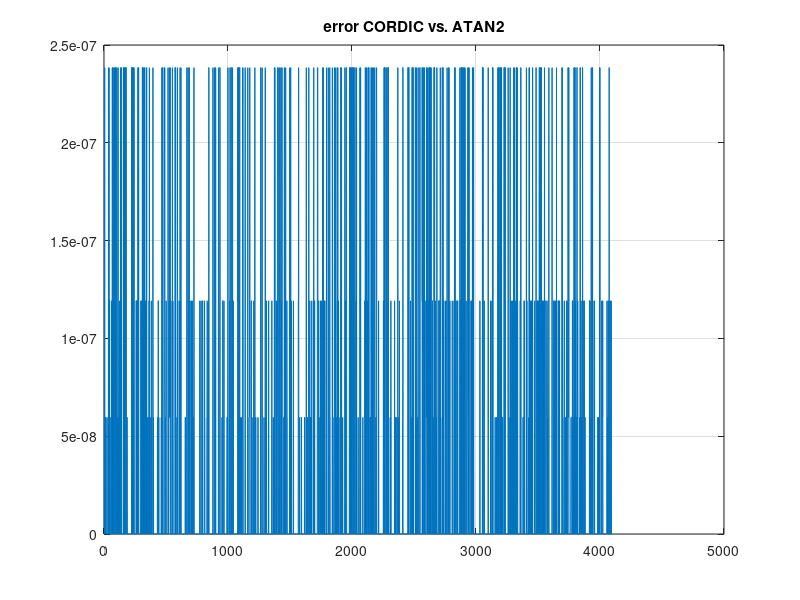
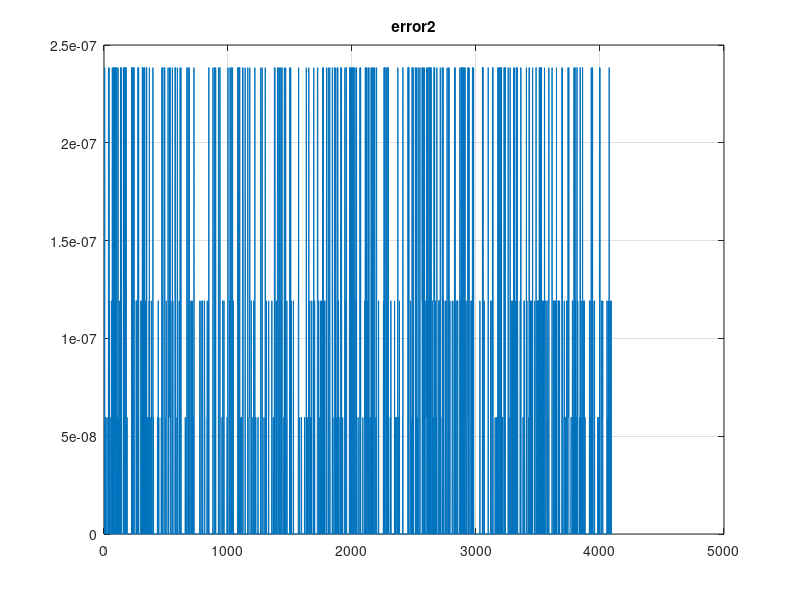

The MATLAB script that drew these images, in order:
% Copyright © 2023 Advanced Micro Devices, Inc. All rights reserved.
% SPDX-License-Identifier: MIT

clear all; close all; clc;
%%
dat = load('vector.dat');
diff = abs(dat(:,3) - dat(:,4));
diff2= abs(dat(:,4) - dat(:,5));
figure; plot(diff);  title 'error CORDIC vs. ATAN2'; grid;
figure; plot(diff2); title 'error2'; grid;
max_diff = max(diff)
sum_abs_err = sum(diff)
max_diff2 = max(diff2)
sum_abs_err2 = sum(diff2)
